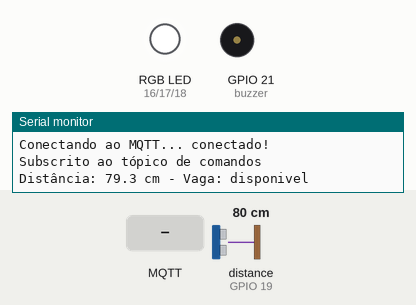
This sketch was run on a simulated ESP32. On the bench: an RGB LED mixed from three pins (HIGH = lit), buzzer (waves = sounding), the last lines printed to the serial monitor. Wiring (inferred from the names in the program): ultrasonic range finder: trigger GPIO 5; echo GPIO 19. Inputs (shaded band) come from the test bench; at power-on: distance to the obstacle (sensor on GPIO 19) 80 cm. The echo pulse lasts 58.3 µs per cm; WiFi joins after 1.5 s; servers stay silent unless stated; no MQTT or app messages arrive unless stated; pins used as bus, display or sensor lines are not drawn.

Above: at 2.7 s.
2.8 s: MQTT message "1" arrives on the first subscribed topic
At 3.2 s:
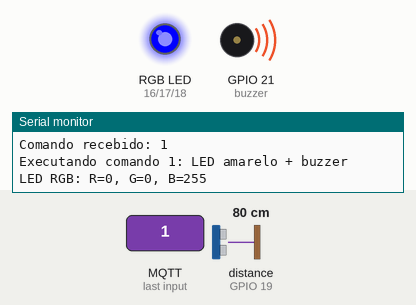
6.3 s: MQTT message "led_verde" arrives on the first subscribed topic
At 7.0 s:
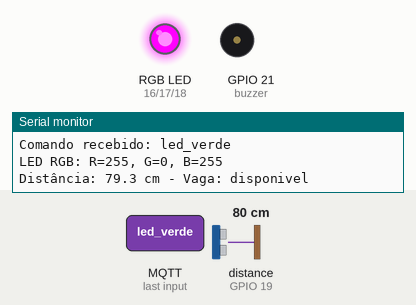
7.8 s: MQTT message "led_vermelho" arrives on the first subscribed topic
At 8.5 s:
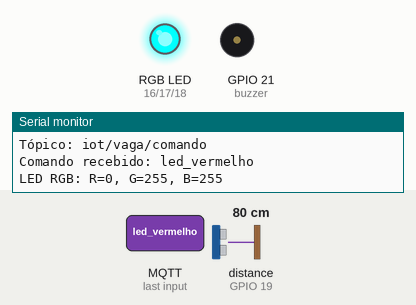
9.4 s: MQTT message "teste_buzzer" arrives on the first subscribed topic
At 9.51 s:
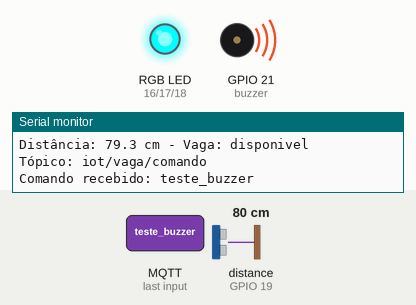
11.5 s: distance to the obstacle (sensor on GPIO 19) set to 54 cm
13.0 s: distance to the obstacle (sensor on GPIO 19) set to 48 cm
Timing chart, 0 to 16.0 s (numbered marks = the images above; inputs shaded):
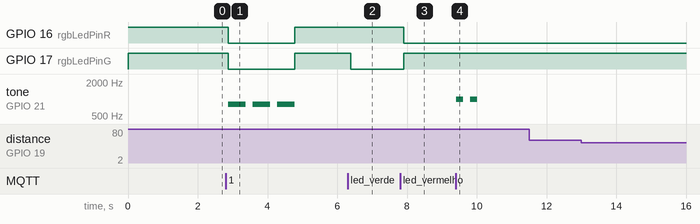

The sketch:

sketch.ino
```cpp
#include <WiFi.h>
#include <PubSubClient.h>

// Credenciais WiFi
const char* ssid = "Wokwi-GUEST";
const char* password = "";
const char* mqtt_server = "test.mosquitto.org";

WiFiClient espClient;
PubSubClient client(espClient);

// Pinos
const int rgbLedPinR = 16;
const int rgbLedPinG = 17;
const int rgbLedPinB = 18;
const int trig_pin = 5;
const int echo_pin = 19;
const int buzzer = 21;

// Configurações PWM
const int freq = 5000;      // Frequência PWM
const int resolution = 8;   // Resolução de 8 bits (0-255)

// Variáveis do sensor
long duration;
float distance_cm;
unsigned long lastMeasurement = 0;
const unsigned long measurementInterval = 2000; // 2 segundos

void setup() {
  Serial.begin(115200);

  // Configurar pinos
  pinMode(trig_pin, OUTPUT);
  pinMode(echo_pin, INPUT);
  pinMode(buzzer, OUTPUT);

  // Configurar PWM para LEDs RGB (versão nova da API)
  ledcAttach(rgbLedPinR, freq, resolution);
  ledcAttach(rgbLedPinG, freq, resolution);
  ledcAttach(rgbLedPinB, freq, resolution);

  // Inicializar LED apagado
  set_color(0, 0, 0);

  // Conectar WiFi e MQTT
  setup_wifi();
  client.setServer(mqtt_server, 1883);
  client.setCallback(callback);

  Serial.println("ESP32 inicializado com sucesso!");
}

void loop() {
  // Manter conexão MQTT
  if (!client.connected()) {
    reconnect();
  }
  client.loop();

  // Medir distância a cada intervalo definido
  unsigned long currentTime = millis();
  if (currentTime - lastMeasurement >= measurementInterval) {
    get_distance();
    lastMeasurement = currentTime;
  }

  delay(100); // Pequeno delay para não sobrecarregar o loop
}

void setup_wifi() {
  delay(10);
  Serial.print("Conectando ao WiFi");
  WiFi.begin(ssid, password);

  while (WiFi.status() != WL_CONNECTED) {
    delay(500);
    Serial.print(".");
  }

  Serial.println();
  Serial.println("WiFi conectado!");
  Serial.print("IP: ");
  Serial.println(WiFi.localIP());
}

void reconnect() {
  while (!client.connected()) {
    Serial.print("Conectando ao MQTT...");

    // Criar ID único para o cliente
    String client_id = "ESP32Client-" + String(WiFi.macAddress());

    if (client.connect(client_id.c_str())) {
      Serial.println(" conectado!");

      // Subscrever ao tópico de comandos
      if (client.subscribe("iot/vaga/comando")) {
        Serial.println("Subscrito ao tópico de comandos");
      }

      // Publicar status de conexão
      client.publish("iot/vaga/status", "ESP32 conectado");

    } else {
      Serial.print(" falha, rc=");
      Serial.print(client.state());
      Serial.println(" tentando novamente em 5 segundos");
      delay(5000);
    }
  }
}

void get_distance() {
  // Enviar pulso ultrassônico
  digitalWrite(trig_pin, LOW);
  delayMicroseconds(2);
  digitalWrite(trig_pin, HIGH);
  delayMicroseconds(10);
  digitalWrite(trig_pin, LOW);

  // Medir duração do eco
  duration = pulseIn(echo_pin, HIGH, 30000); // Timeout de 30ms

  if (duration > 0) {
    distance_cm = duration * 0.034 / 2;

    // Determinar status da vaga
    String status = (distance_cm < 50) ? "ocupada" : "disponivel";

    Serial.printf("Distância: %.1f cm - Vaga: %s\n", distance_cm, status.c_str());

    // Publicar status via MQTT
    String payload = "{\"status\":\"" + status + "\",\"distancia\":" + String(distance_cm) + "}";
    client.publish("iot/vaga/status", payload.c_str());

  } else {
    Serial.println("Erro na leitura do sensor ultrassônico");
  }
}

void set_color(int vermelho, int verde, int azul) {
  // Para LED RGB cátodo comum, inverter valores
  vermelho = 255 - vermelho;
  verde = 255 - verde;
  azul = 255 - azul;

  // Aplicar PWM diretamente aos pinos (nova API)
  ledcWrite(rgbLedPinR, vermelho);
  ledcWrite(rgbLedPinG, verde);
  ledcWrite(rgbLedPinB, azul);

  Serial.printf("LED RGB: R=%d, G=%d, B=%d\n", vermelho, verde, azul);
}

void buzzer_beep(int frequency, int duration_ms, int repetitions) {
  for (int i = 0; i < repetitions; i++) {
    // Gerar tom no buzzer (nova API)
    ledcAttach(buzzer, frequency, 8);
    ledcWrite(buzzer, 128); // 50% duty cycle

    delay(duration_ms);

    // Parar som
    ledcWrite(buzzer, 0);

    if (i < repetitions - 1) {
      delay(200); // Pausa entre beeps
    }
  }

  // Desanexar buzzer do PWM
  ledcDetach(buzzer);
}

void callback(char* topic, byte* payload, unsigned int length) {
  // Converter payload para string
  String comando = "";
  for (unsigned int i = 0; i < length; i++) {
    comando += (char)payload[i];
  }

  Serial.println("Tópico: " + String(topic));
  Serial.println("Comando recebido: " + comando);

  // Processar comandos
  if (comando == "1") {
    Serial.println("Executando comando 1: LED amarelo + buzzer");

    // Acender LED amarelo
    set_color(255, 255, 0);

    // Tocar buzzer 3 vezes
    buzzer_beep(800, 500, 3);

    // Apagar LED
    set_color(0, 0, 0);

    // Confirmar execução
    client.publish("iot/vaga/resposta", "Comando 1 executado");

  } else if (comando == "led_verde") {
    set_color(0, 255, 0);
    client.publish("iot/vaga/resposta", "LED verde acionado");

  } else if (comando == "led_vermelho") {
    set_color(255, 0, 0);
    client.publish("iot/vaga/resposta", "LED vermelho acionado");

  } else if (comando == "led_off") {
    set_color(0, 0, 0);
    client.publish("iot/vaga/resposta", "LED desligado");

  } else if (comando == "teste_buzzer") {
    buzzer_beep(1000, 200, 2);
    client.publish("iot/vaga/resposta", "Teste buzzer executado");

  } else {
    Serial.println("Comando não reconhecido: " + comando);
    client.publish("iot/vaga/resposta", "Comando não reconhecido");
  }
}
```

Measured:
- after the input at 2.8 s, GPIO 16 (rgbLedPinR), GPIO 17 (rgbLedPinG): HIGH → LOW after 0.08 s, → HIGH 1.9 s later; tone on GPIO 21 (buzzer): alternates 800 Hz for 0.50 s and silent for 0.20 s, 6 changes in all, then stays silent, starting after 0.08 s
- after the input at 6.3 s, GPIO 17 (rgbLedPinG): HIGH → LOW after 0.09 s
- after the input at 7.8 s, GPIO 16 (rgbLedPinR): HIGH → LOW after 0.10 s; GPIO 17 (rgbLedPinG): LOW → HIGH after 0.10 s
- after the input at 9.4 s, tone on GPIO 21 (buzzer): alternates 1000 Hz for 0.20 s and silent for 0.20 s, 4 changes in all, then stays silent, starting at once
